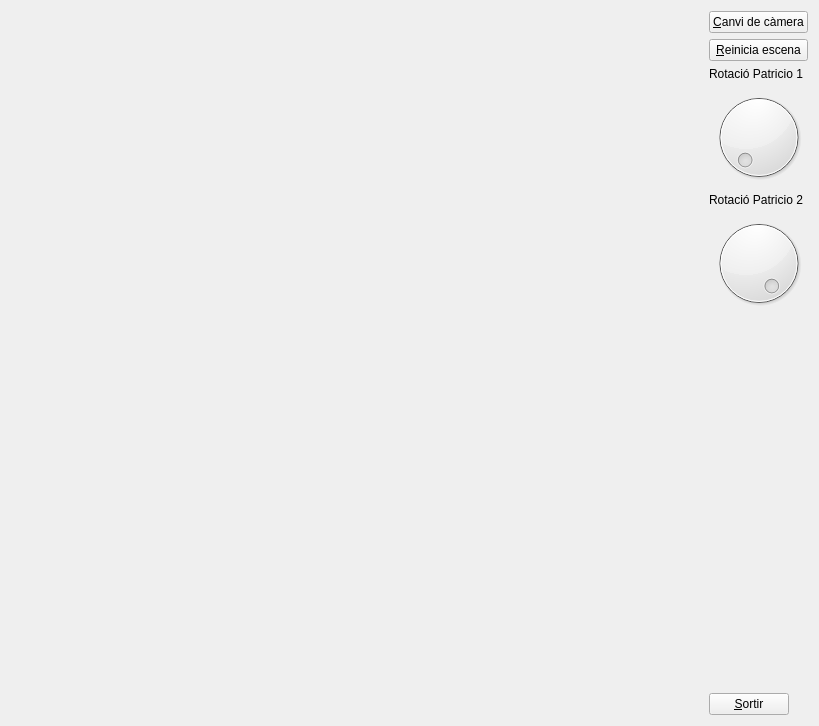
<?xml version="1.0" encoding="UTF-8"?>
<ui version="4.0">
 <class>MyForm</class>
 <widget class="QWidget" name="MyForm">
  <property name="geometry">
   <rect>
    <x>0</x>
    <y>0</y>
    <width>819</width>
    <height>726</height>
   </rect>
  </property>
  <property name="windowTitle">
   <string>IDI-Lab</string>
  </property>
  <layout class="QHBoxLayout" name="horizontalLayout">
   <item>
    <widget class="MyGLWidget" name="widget" native="true">
     <property name="sizePolicy">
      <sizepolicy hsizetype="Expanding" vsizetype="Expanding">
       <horstretch>0</horstretch>
       <verstretch>0</verstretch>
      </sizepolicy>
     </property>
    </widget>
   </item>
   <item>
    <layout class="QVBoxLayout" name="verticalLayout">
     <item>
      <layout class="QVBoxLayout" name="verticalLayout_2">
       <item>
        <widget class="QPushButton" name="canviaCam">
         <property name="text">
          <string>&amp;Canvi de càmera</string>
         </property>
        </widget>
       </item>
       <item>
        <widget class="QPushButton" name="canviaEsc">
         <property name="text">
          <string>&amp;Reinicia escena</string>
         </property>
        </widget>
       </item>
       <item>
        <widget class="QLabel" name="labelRotPat1">
         <property name="text">
          <string>Rotació Patricio 1</string>
         </property>
        </widget>
       </item>
       <item>
        <widget class="QDial" name="dialRotPat1">
         <property name="maximum">
          <number>6</number>
         </property>
         <property name="singleStep">
          <number>1</number>
         </property>
        </widget>
       </item>
       <item>
        <widget class="QLabel" name="labelRotPat2">
         <property name="text">
          <string>Rotació Patricio 2</string>
         </property>
        </widget>
       </item>
       <item>
        <widget class="QDial" name="dialRotPat2">
         <property name="maximum">
          <number>6</number>
         </property>
         <property name="singleStep">
          <number>1</number>
         </property>
         <property name="value">
          <number>0</number>
         </property>
         <property name="invertedAppearance">
          <bool>true</bool>
         </property>
        </widget>
       </item>
       <item>
        <spacer name="verticalSpacer">
         <property name="orientation">
          <enum>Qt::Vertical</enum>
         </property>
         <property name="sizeHint" stdset="0">
          <size>
           <width>20</width>
           <height>40</height>
          </size>
         </property>
        </spacer>
       </item>
      </layout>
     </item>
     <item>
      <widget class="QPushButton" name="sortir">
       <property name="sizePolicy">
        <sizepolicy hsizetype="Fixed" vsizetype="Fixed">
         <horstretch>0</horstretch>
         <verstretch>0</verstretch>
        </sizepolicy>
       </property>
       <property name="text">
        <string>&amp;Sortir</string>
       </property>
      </widget>
     </item>
    </layout>
   </item>
  </layout>
 </widget>
 <customwidgets>
  <customwidget>
   <class>MyGLWidget</class>
   <extends>QWidget</extends>
   <header>MyGLWidget.h</header>
   <container>1</container>
   <slots>
    <signal>setAnglePat1(int)</signal>
    <signal>setAnglePat2(int)</signal>
    <slot>reiniciaEscena()</slot>
    <slot>canviaAnglePat1(int)</slot>
    <slot>canviaAnglePat2(int)</slot>
    <slot>canviaCam()</slot>
   </slots>
  </customwidget>
 </customwidgets>
 <resources/>
 <connections>
  <connection>
   <sender>sortir</sender>
   <signal>clicked()</signal>
   <receiver>MyForm</receiver>
   <slot>close()</slot>
   <hints>
    <hint type="sourcelabel">
     <x>750</x>
     <y>715</y>
    </hint>
    <hint type="destinationlabel">
     <x>839</x>
     <y>529</y>
    </hint>
   </hints>
  </connection>
  <connection>
   <sender>dialRotPat1</sender>
   <signal>valueChanged(int)</signal>
   <receiver>widget</receiver>
   <slot>canviaAnglePat1(int)</slot>
   <hints>
    <hint type="sourcelabel">
     <x>807</x>
     <y>195</y>
    </hint>
    <hint type="destinationlabel">
     <x>633</x>
     <y>340</y>
    </hint>
   </hints>
  </connection>
  <connection>
   <sender>dialRotPat2</sender>
   <signal>valueChanged(int)</signal>
   <receiver>widget</receiver>
   <slot>canviaAnglePat2(int)</slot>
   <hints>
    <hint type="sourcelabel">
     <x>807</x>
     <y>324</y>
    </hint>
    <hint type="destinationlabel">
     <x>577</x>
     <y>585</y>
    </hint>
   </hints>
  </connection>
  <connection>
   <sender>canviaEsc</sender>
   <signal>clicked()</signal>
   <receiver>widget</receiver>
   <slot>reiniciaEscena()</slot>
   <hints>
    <hint type="sourcelabel">
     <x>711</x>
     <y>50</y>
    </hint>
    <hint type="destinationlabel">
     <x>625</x>
     <y>51</y>
    </hint>
   </hints>
  </connection>
  <connection>
   <sender>canviaCam</sender>
   <signal>clicked()</signal>
   <receiver>widget</receiver>
   <slot>canviaCam()</slot>
   <hints>
    <hint type="sourcelabel">
     <x>710</x>
     <y>25</y>
    </hint>
    <hint type="destinationlabel">
     <x>588</x>
     <y>26</y>
    </hint>
   </hints>
  </connection>
  <connection>
   <sender>widget</sender>
   <signal>setAnglePat2(int)</signal>
   <receiver>dialRotPat2</receiver>
   <slot>setValue(int)</slot>
   <hints>
    <hint type="sourcelabel">
     <x>667</x>
     <y>296</y>
    </hint>
    <hint type="destinationlabel">
     <x>699</x>
     <y>287</y>
    </hint>
   </hints>
  </connection>
  <connection>
   <sender>widget</sender>
   <signal>setAnglePat1(int)</signal>
   <receiver>dialRotPat1</receiver>
   <slot>setValue(int)</slot>
   <hints>
    <hint type="sourcelabel">
     <x>671</x>
     <y>160</y>
    </hint>
    <hint type="destinationlabel">
     <x>704</x>
     <y>165</y>
    </hint>
   </hints>
  </connection>
 </connections>
</ui>
